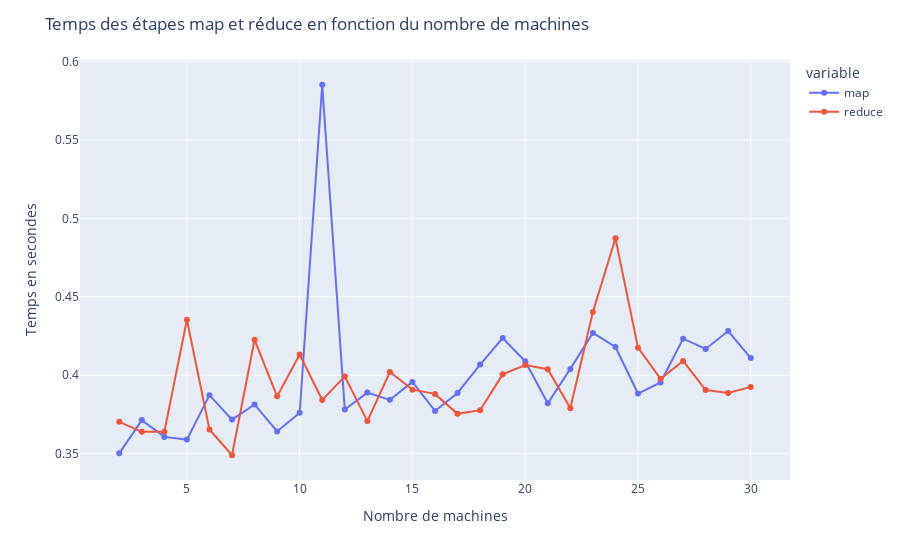

The notebook cell this image was saved under:
### Code cell
fig = px.line(v1, x="nb_machines", y=["map",'reduce'],markers=True)
fig.update_layout(title='Temps des étapes map et réduce en fonction du nombre de machines',
                  xaxis_title='Nombre de machines',
                  yaxis_title='Temps en secondes')
fig.show()

### Figure 1 — Plotly figure (JSON) as saved in the notebook; plotly's stock layout.template omitted (floating-point values rounded to 4 significant figures)
{"data": [{"hovertemplate": "variable=map<br>nb_machines=%{x}<br>value=%{y}<extra></extra>", "legendgroup": "map", "line": {"color": "#636efa", "dash": "solid"}, "marker": {"symbol": "circle"}, "mode": "markers+lines", "name": "map", "orientation": "v", "showlegend": true, "x": [2, 3, 4, 5, 6, 7, 8, 9, 10, 11, 12, 13, 14, 15, 16, 17, 18, 19, 20, 21, 22, 23, 24, 25, 26, 27, 28, 29, 30], "xaxis": "x", "y": [0.3502, 0.3714, 0.3607, 0.359, 0.3873, 0.3717, 0.3814, 0.3642, 0.3761, 0.5852, 0.3781, 0.3889, 0.3843, 0.3957, 0.3773, 0.3887, 0.4068, 0.4237, 0.4088, 0.3821, 0.404, 0.427, 0.418, 0.3883, 0.3954, 0.4233, 0.4168, 0.4282, 0.4109], "yaxis": "y", "type": "scatter"}, {"hovertemplate": "variable=reduce<br>nb_machines=%{x}<br>value=%{y}<extra></extra>", "legendgroup": "reduce", "line": {"color": "#EF553B", "dash": "solid"}, "marker": {"symbol": "circle"}, "mode": "markers+lines", "name": "reduce", "orientation": "v", "showlegend": true, "x": [2, 3, 4, 5, 6, 7, 8, 9, 10, 11, 12, 13, 14, 15, 16, 17, 18, 19, 20, 21, 22, 23, 24, 25, 26, 27, 28, 29, 30], "xaxis": "x", "y": [0.3703, 0.3639, 0.364, 0.4353, 0.3654, 0.349, 0.4226, 0.3865, 0.4132, 0.3842, 0.3993, 0.3708, 0.4021, 0.3908, 0.3881, 0.3754, 0.3777, 0.4006, 0.4065, 0.4038, 0.379, 0.4403, 0.4874, 0.4176, 0.3977, 0.4091, 0.3906, 0.3887, 0.3926], "yaxis": "y", "type": "scatter"}], "layout": {"xaxis": {"anchor": "y", "domain": [0.0, 1.0], "title": {"text": "Nombre de machines"}}, "yaxis": {"anchor": "x", "domain": [0.0, 1.0], "title": {"text": "Temps en secondes"}}, "legend": {"title": {"text": "variable"}, "tracegroupgap": 0}, "margin": {"t": 60}, "title": {"text": "Temps des étapes map et réduce en fonction du nombre de machines"}}}
